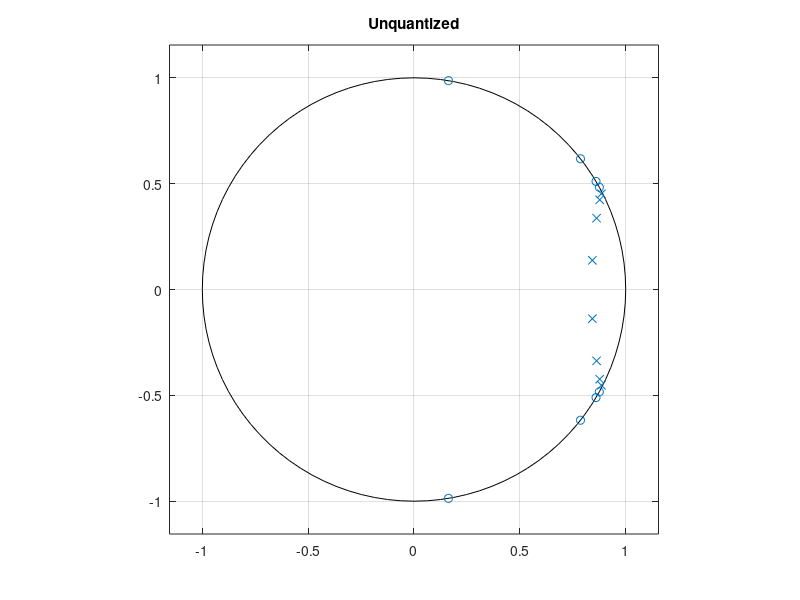

Write MATLAB code to recreate this figure. (Note: this script raises an error after producing the figure.)
clear all
close all

n=8; Rp=0.5; Rs=50; Wp=0.15
[b,a] = ellip(n,Rp,Rs,Wp);
% unquantized
% x=pole o=zero
flag_unquantized = isstable(b,a)
figure
zplane(b,a)
title('Unquantized')

% Q1.23 -- 24 bit
b_Q_1_23 = fi(b, 1, 24, 23)
a_Q_1_23 = fi(a, 1, 24, 23)
figure
zplane(b_Q_1_23.data, a_Q_1_23.data)
title('Q1.23')

% Q7.17 -- 24 bit
b_Q_7_17 = fi(b, 1, 24, 17)
a_Q_7_17 = fi(a, 1, 24, 17)
figure
zplane(b_Q_7_17.data, a_Q_7_17.data)
title('Q7.17')

% Q1.15 -- 16 bit
b_Q_1_16 = fi(b, 1, 16, 15)
a_Q_1_16 = fi(a, 1, 16, 15)
figure
zplane(b_Q_1_16.data, a_Q_1_16.data)
title('Q1.15')

% Q7.9 -- 16 bit
b_Q_7_9 = fi(b, 1, 16, 9)
a_Q_7_9 = fi(a, 1, 16, 9)
figure
zplane(b_Q_7_9.data, a_Q_7_9.data)
title('Q7.9')

% Q1.11 -- 12 bit
b_Q_1_11 = fi(b, 1, 12, 11)
a_Q_1_11 = fi(a, 1, 12, 11)
figure
zplane(b_Q_1_11.data, a_Q_1_11.data)
title('Q1.11')

% Q6.6 -- 12 bit
b_Q_6_6 = fi(b, 1, 12, 6)
a_Q_6_6 = fi(a, 1, 12, 6)
figure
zplane(b_Q_6_6.data, a_Q_6_6.data)
title('Q6.6')
